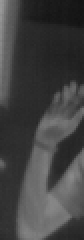
#> input picture Current_Software_Modules/GeometricStitch/HorizontalStitch/HorizontalStitch/Inputs/FirstImage.png, 42 x 120 px (shown 2 times larger)
$ python main.py
#> lines starting #> are read from the running program, lines starting #| are printed output that depends on the picture
#!/usr/bin/env python3
################################################################################
################################################################################
### RETIRED_StitchAPI - "main.py" ##############################################
################################################################################
##  Justin Alvey            ####################################################
##  OTheRS IP Lead          ####################################################
##  Date Created: 1/28/19   ####################################################
##  Date Modified: 2/26/19  ####################################################
################################################################################

# Main Purpose: Continue to explore image stitching techniques. Return StitchAPI
# resulting image data. Accept two camera images and write final stitch
# Action Item: Test with 160X120 images.
# Caution: Prevent temperature data from being compromised.

#####################---------Libraries---------################################
import numpy as np
import cv2
import math
import time
import sys
from PIL import Image
from matplotlib import pyplot as plt
from random import randrange

#####################---------Main Code---------################################
def main():
    # Step 7: Concatenate Images
    image_first = cv2.imread('Inputs/FirstImage.png',cv2.IMREAD_COLOR) # First Image
#> image_first is the input picture: shape (120, 42, 3); min 18, max 153, mean 65.9
    image_second = cv2.imread('Inputs/stitch4.png',cv2.IMREAD_COLOR) # Second Image
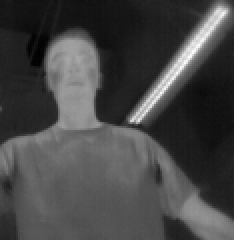
#> input picture Current_Software_Modules/GeometricStitch/HorizontalStitch/HorizontalStitch/Inputs/stitch4.png, 117 x 120 px (shown 2 times larger)
#> image_second is the input picture: shape (120, 117, 3); min 0, max 254, mean 70.1
    image_final = concatenate_images(image_first,image_second)
    # Step 8: Write Final Image
    write_image("Outputs/FinalImage",image_final) # Write Full Image

def concatenate_images(image_first,image_second):
    stack_image_data = np.hstack((image_first,image_second)) # Horizontally Stack Img Data
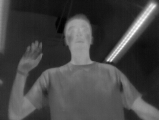
#> stack_image_data: shape (120, 159, 3); min 0, max 254, mean 69
    result = np.concatenate((image_first,image_second), axis=1) # Concatenate
    return result

def load_image(name):
    img = cv2.imread(name)
    return(img)

def write_image(fileName,data):
    cv2.imwrite(str(fileName)+".png",data)

if __name__ == '__main__':
    main()
#####################-----------Close-----------################################
